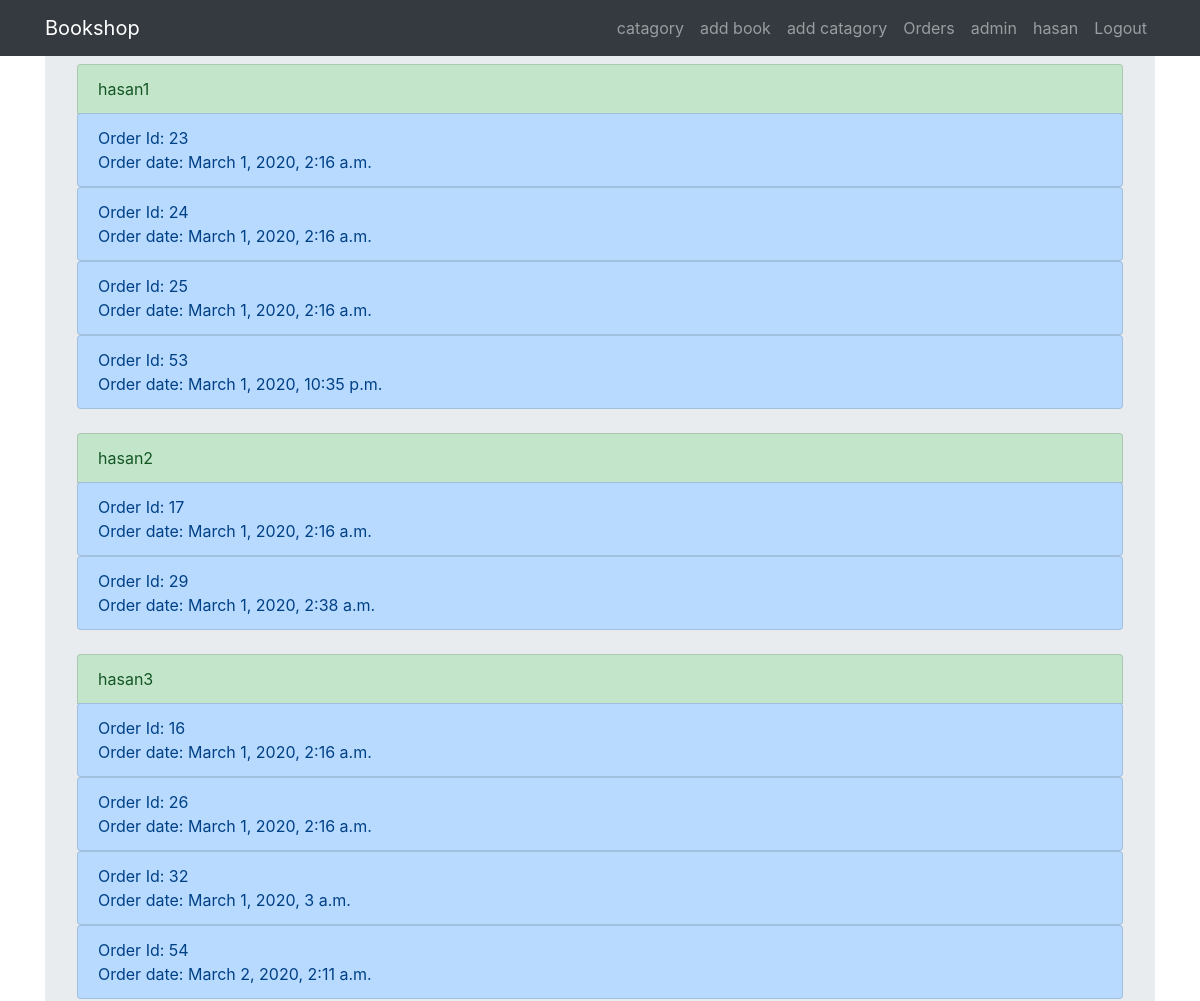
The page /order (signed in, upper part) on the database as committed earlier.
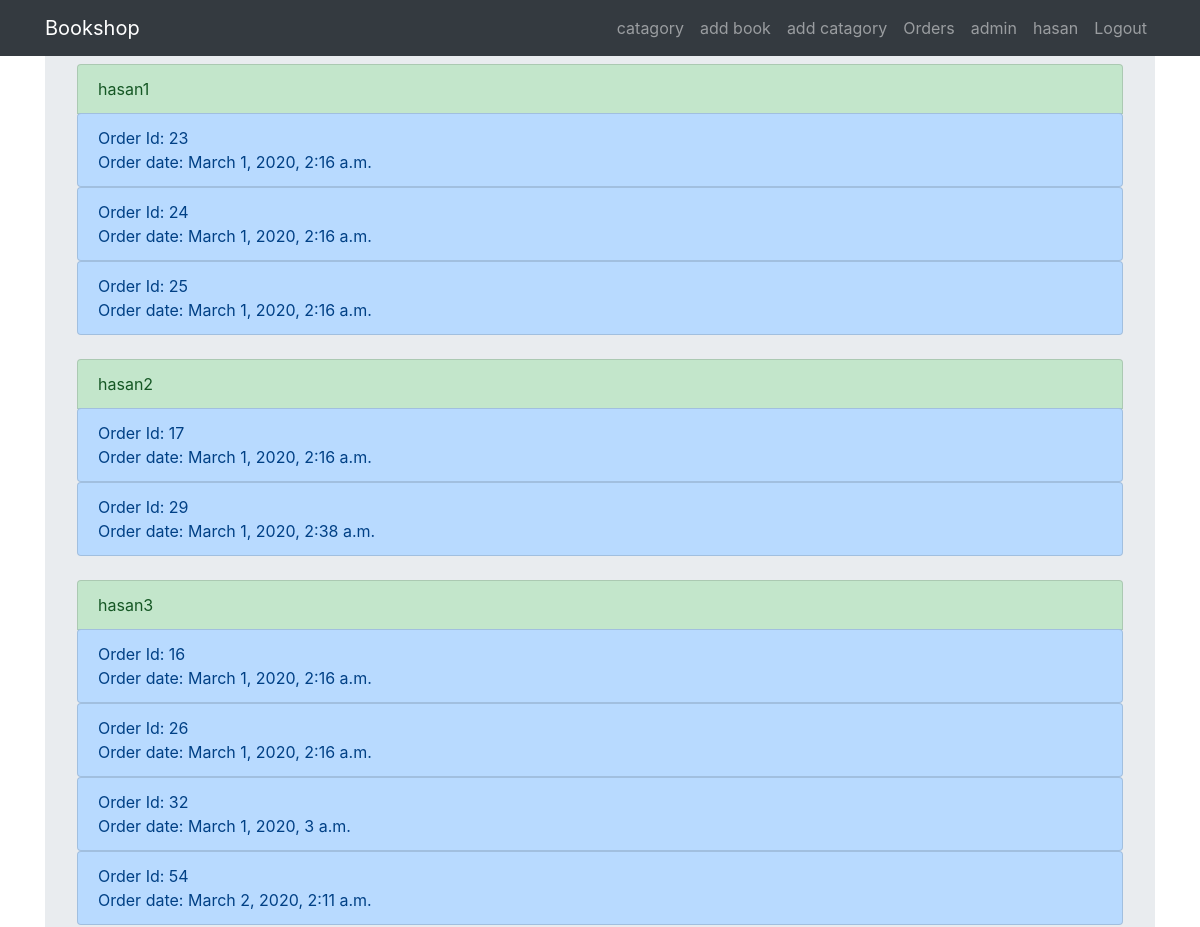
The same page on the database as committed later.
### buy/models.py (models this page shows, shortened)
class Order(models.Model):
    user = models.ForeignKey(User, on_delete=models.CASCADE, blank=True, null=True)
    name = models.CharField(max_length=100,default=1)
    phone = models.CharField(max_length=100,default=1)
    aphone =models.CharField(max_length=100,default=1)
    country = models.CharField(max_length=100,default=1)
    district = models.CharField(max_length=100,default=1)
    thana = models.CharField(max_length=100,default=1)
    address = models.CharField(max_length=1000,default=1)
    total = models.IntegerField(default=1)
    date = models.DateTimeField(auto_now=True)

### buy/views.py (the view)
# urls.py: path('order', views.order, name='order'),
def order(request):
    template = loader.get_template('buy/order.html')
    if request.user.is_superuser:
        order = Order.objects.all()
        u = User.objects.all()
        context = {'order':order,'u':u}
        return HttpResponse(template.render(context, request))

### buy/templates/buy/order.html
{% extends 'base.html' %}
{% load static %}
{% block content %}
{% for u in u %}
{% if not u.is_superuser %}
<ul class="list-group">
 <li class="list-group-item list-group-item-success" href="#" >{{u.username}}</li>
      {% for order in order %}
       {% if order.user == u %}
        <div class="list-group">
            <a href="{% url 'order_detail' order.id %}" class="list-group-item list-group-item-action list-group-item-primary">
            Order Id: {{order.id}} <br>Order date: {{order.date}} </a>
          </div>
        {% endif %}
    {% endfor %}
</ul>
<br>
{% endif %}
{% endfor %}
{% endblock %}

Rows that differ between the two databases and show on the page:
removed Order: id "53", date "March 1, 2020, 10:35 p.m."
